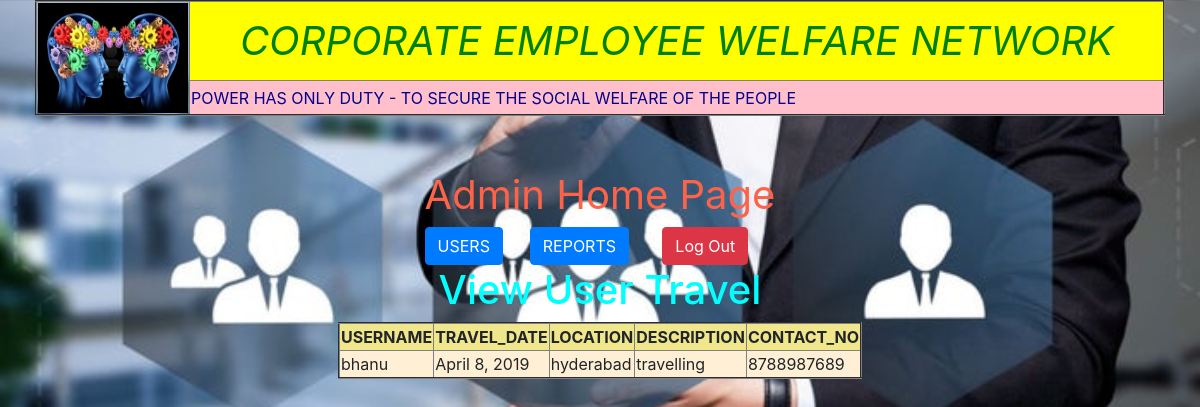
The app's page /viewtravel/ with its own data.
### app_wlfare/models.py (models this page shows)
class TravelModel(models.Model):
    name=models.CharField(max_length=40)
    travel_date=models.DateField()
    location=models.CharField(max_length=200)
    description=models.CharField(max_length=100)
    contactno=models.IntegerField(unique=True)

### app_wlfare/views.py (the view)
# urls.py: path('viewtravel/', views.ViewTravel.as_view(), name='viewtravel'),
class ViewTravel(View):
    def get(self,request):
        tvm=TravelModel.objects.all()
        return render(request,"viewtravel.html",{"tm":tvm})

### templates/viewtravel.html
{% extends "adminhome.html" %}
{% block adminhome %}
    <h1 align="center"style="color:cyan">View User Travel</h1>
    <table align="center"border="2"style="background-color: papayawhip">
        <tr style="background-color: khaki">
            <th>USERNAME</th>
            <th>TRAVEL_DATE</th>
            <th>LOCATION</th>
            <th>DESCRIPTION</th>
            <th>CONTACT_NO</th>
        </tr>
        {% for x in tm %}
            <tr>
            <td>{{ x.name }}</td>
            <td>{{ x.travel_date }}</td>
            <td>{{ x.location }}</td>
            <td>{{ x.description }}</td>
            <td>{{ x.contactno }}</td>
        </tr>
        {% endfor %}
    </table>
{% endblock %}

### app_wlfare/static/css/comon.css (style rules this page uses)
body { background-image: url("../images/welfare.JPEG"); background-size: 100%; }

### records on screen
TravelModel: name "bhanu", travel_date "April 8, 2019", location "hyderabad", description "travelling", contactno "8788987689"
